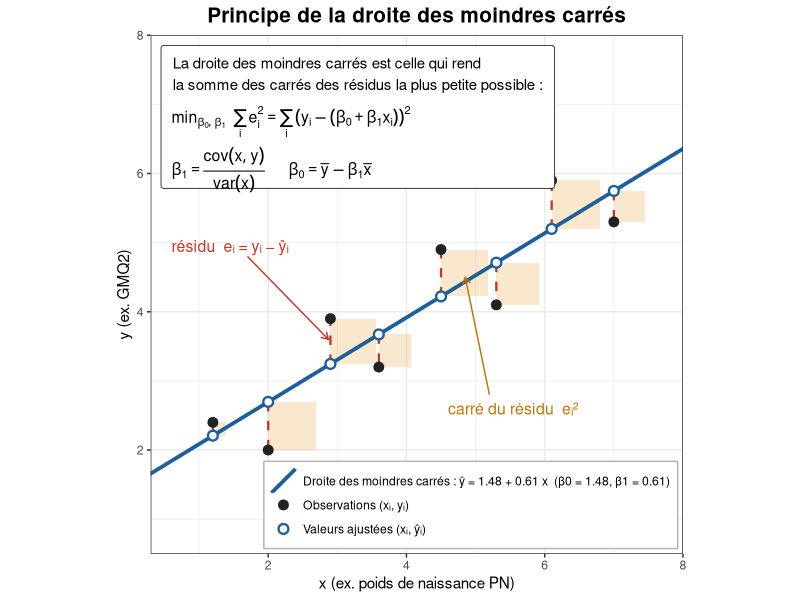
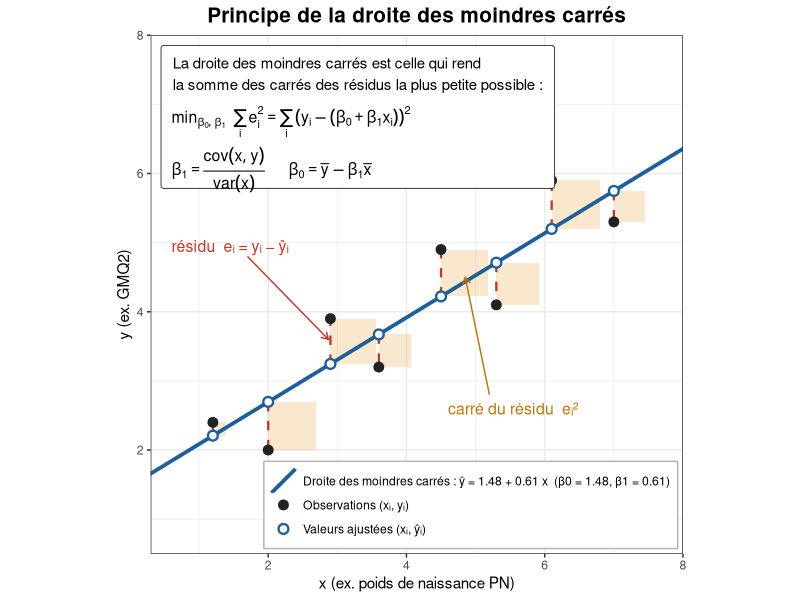

The R script that drew these images, in order:
library(ggplot2)

# Données fictives (x = poids de naissance, y = GMQ2)
df <- data.frame(
  x = c(1.2, 2.0, 2.9, 3.6, 4.5, 5.3, 6.1, 7.0),
  y = c(2.4, 2.0, 3.9, 3.2, 4.9, 4.1, 5.9, 5.3)
)

# Ajustement par les moindres carrés
mod   <- lm(y ~ x, data = df)
beta0 <- coef(mod)[1]
beta1 <- coef(mod)[2]
df$yhat <- fitted(mod)
df$e    <- residuals(mod)

# Carrés des résidus (côté = |e_i|)
df$xmin <- df$x
df$xmax <- df$x + abs(df$e)
df$ymin <- pmin(df$y, df$yhat)
df$ymax <- pmax(df$y, df$yhat)

lab_droite <- sprintf("Droite des moindres carrés : ŷ = %.2f + %.2f x  (β0 = %.2f, β1 = %.2f)",
                      beta0, beta1, beta0, beta1)

p <- ggplot(df) +
  # carrés des résidus
  geom_rect(aes(xmin = xmin, xmax = xmax, ymin = ymin, ymax = ymax),
            fill = "#E8A33D", alpha = 0.25) +
  # résidus
  geom_segment(aes(x = x, xend = x, y = yhat, yend = y),
               colour = "#C0392B", linetype = "dashed", linewidth = 0.8) +
  # droite des moindres carrés
  geom_abline(aes(intercept = beta0, slope = beta1, colour = "droite"), linewidth = 1.3) +
  # observations et valeurs ajustées
  geom_point(aes(x, y, colour = "obs"), size = 3) +
  geom_point(aes(x, yhat, colour = "ajust"), shape = 21, fill = "white", size = 2.5, stroke = 1.2) +
  scale_colour_manual(
    name = NULL,
    values = c(droite = "#1F5F99", obs = "#222222", ajust = "#1F5F99"),
    breaks = c("droite", "obs", "ajust"),
    labels = c(lab_droite, "Observations (xᵢ, yᵢ)", "Valeurs ajustées (xᵢ, ŷᵢ)")
  ) +
  # annotations résidu et carré
  annotate("segment", x = 1.7, y = 4.8, xend = 2.87, yend = 3.6,
           colour = "#C0392B", arrow = arrow(length = unit(2, "mm"))) +
  annotate("text", x = 0.6, y = 4.95, hjust = 0, colour = "#C0392B", size = 4,
           label = "résidu  eᵢ = yᵢ − ŷᵢ") +
  annotate("segment", x = 5.2, y = 2.8, xend = 4.85, yend = 4.5,
           colour = "#B9770E", arrow = arrow(length = unit(2, "mm"))) +
  annotate("text", x = 4.6, y = 2.6, hjust = 0, colour = "#B9770E", size = 4,
           label = "carré du résidu  eᵢ²") +
  # encadré de définition
  annotate("label", x = 0.45, y = 7.85, hjust = 0, vjust = 1, size = 3.8,
           label.padding = unit(3, "mm"), fill = "white",
           label = "La droite des moindres carrés est celle qui rend\nla somme des carrés des résidus la plus petite possible :\n\n\n\n") +
  annotate("text", x = 0.6, y = 6.75, hjust = 0, size = 4, parse = TRUE,
           label = "min[list(beta[0], beta[1])]~~sum(e[i]^2, i, '')==sum((y[i]-(beta[0]+beta[1]*x[i]))^2, i, '')") +
  annotate("text", x = 0.6, y = 6.05, hjust = 0, size = 4, parse = TRUE,
           label = "beta[1]==frac(cov(x,y), var(x))~~~~~~beta[0]==bar(y)-beta[1]*bar(x)") +
  coord_equal(xlim = c(0.3, 8), ylim = c(0.5, 8), expand = FALSE) +
  labs(title = "Principe de la droite des moindres carrés",
       x = "x (ex. poids de naissance PN)", y = "y (ex. GMQ2)") +
  theme_bw() +
  theme(plot.title = element_text(face = "bold", hjust = 0.5, size = 15),
        legend.position = c(0.99, 0.01), legend.justification = c(1, 0),
        legend.background = element_rect(colour = "grey70"))

print(p)
ggsave("droite_moindres_carres.png", p, width = 9, height = 8.5, dpi = 150)
